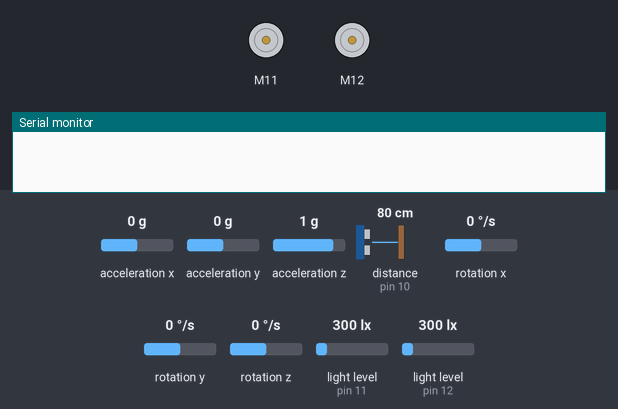
The sketch below on a simulated Arduino Uno, built with avr-gcc and run on an emulated ATmega328P. Parts: 2 × DC motor (green arrow = forward, orange = backward, longer = faster), the last lines printed to the serial monitor. The test bench sets the inputs (shaded band); at power-on: acceleration x 0 g, distance to the obstacle (sensor on pin 10) 80 cm, acceleration y 0 g, acceleration z 1 g, rotation x 0 °/s, rotation y 0 °/s, rotation z 0 °/s, light level (sensors on pin 11, pin 12) 300 lx.

Above: at 0.1 s.
At 2.0 s:
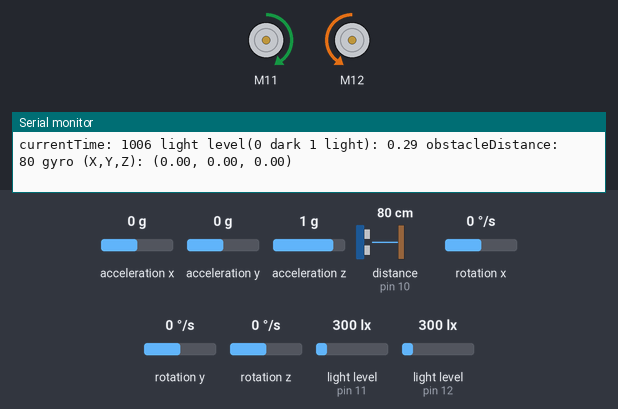
2.1 s: acceleration x set to -1.4 g
5.1 s: distance to the obstacle (sensor on pin 10) set to 2 cm
8.1 s: acceleration y set to 0.8 g
Timing chart, 0 to 11.1 s (numbered marks = the images above; inputs shaded):
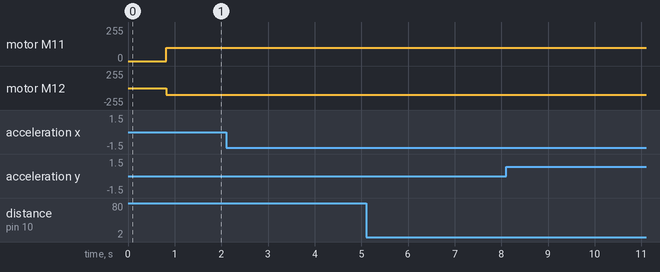

The sketch:

30-turn-360.ino
```cpp
// bibliotekoj kaj tutmondaj variabloj

#include "MeAuriga.h"
#include "Wire.h"

unsigned long currentTime;
unsigned long lastPassTime = 0;

int Nled = 12;
MeRGBLed led(0, Nled); // 0: ĉio, LED: 1->Nled led.setColor(LED_num,R0_255,G0_255,B0_255)

MeLightSensor lightSensor1(12); // legi valoron de lum-sensilo 1
MeLightSensor lightSensor2(11); // legi valoron de lum-sensilo 2
int reading_lightSensor1;
int reading_lightSensor2;
float average_lightLevel;

MeUltrasonicSensor ultrasound(10); // ultrasona sensilo
int reading_ultraSound;

MeGyro gyroSensor(0, 0x69); // gyroskopo de Makeblock (port 0, I2C adreso 0x69)

MeEncoderOnBoard motor1(1); // enkodilo motoro 1
MeEncoderOnBoard motor2(2); // enkodilo motoro 2

// Struct por gyroskopo
struct Gyro {
  float x;
  float y;
  float z;
};

Gyro gyro; // instanco por teni aktualajn gyro valorojn

float v_1 = 0; // rapideco motoro 1
float v_2 = 0; // rapideco motoro 2

int loopInterval = 1000; // intervalo por presado en ms

// efektivigita unufoje ĉe starto
void setup() {
  Serial.begin(9600);

  led.setpin(44);
  led.setColor(0, 0, 0, 0); // ekbrilo de la unua LED

  // iniciigo de gyroskopo
  gyroSensor.begin();

  // iniciigo de motoroj
  motor1.setMotorPwm(v_1);
  motor2.setMotorPwm(v_2);
  v_1=100;
  v_2=-100;
}

// efektivigita en ĉiu buklo
void loop() {
  delay(10);
  currentTime = millis() % 16384; // `%`: eviti superfluon

  // legi valorojn de lum-sensiloj
  reading_lightSensor1 = lightSensor1.read();
  reading_lightSensor2 = lightSensor2.read();
  average_lightLevel = (reading_lightSensor1 + reading_lightSensor2) / 2048.0;

  // legi valoron de ultrasona distanco
  reading_ultraSound = ultrasound.distanceCm();

  // legi valorojn de gyroskopo
  gyroSensor.update();      // necesa antaŭ ĉiu legado
  gyro.x = gyroSensor.getAngleX();
  gyro.y = gyroSensor.getAngleY();
  gyro.z = gyroSensor.getAngleZ();
  // kontroli motorojn (nun simple uzas v_1 kaj v_2)
   motor1.setMotorPwm(v_1);
   motor2.setMotorPwm(v_2);

  // presado ĉe intervalloj
  if (currentTime - lastPassTime >= loopInterval) {
    Serial.print("currentTime: ");
    Serial.print(currentTime);
    Serial.print(" light level(0 dark 1 light): ");
    Serial.print(average_lightLevel);
    Serial.print(" obstacleDistance: ");
    Serial.print(reading_ultraSound);
    Serial.print(" gyro (X,Y,Z): (");
    Serial.print(gyro.x);
    Serial.print(", ");
    Serial.print(gyro.y);
    Serial.print(", ");
    Serial.print(gyro.z);
    Serial.println(")");
    lastPassTime = currentTime;
  }
}
```
